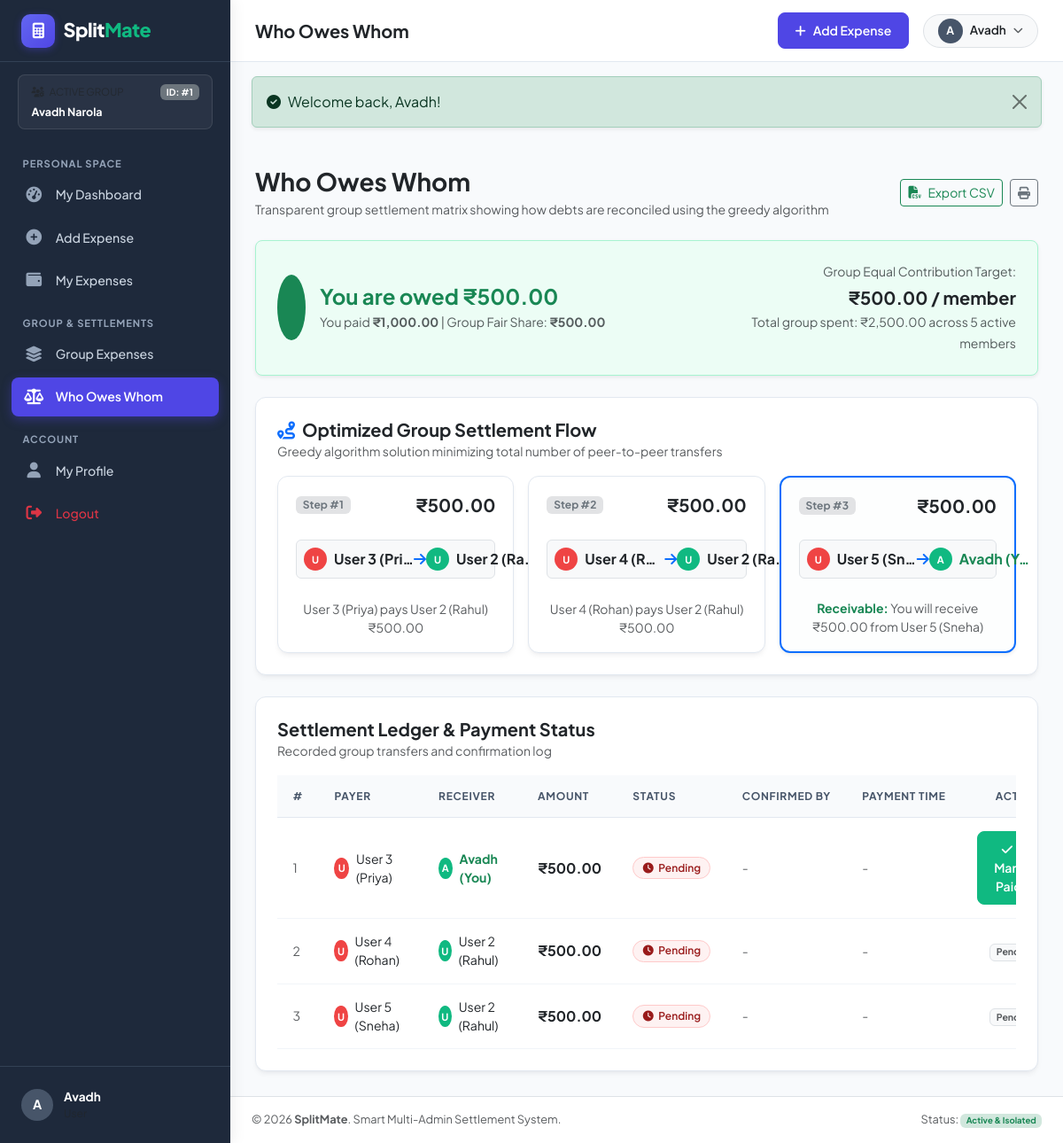
Screenshot of /user/settlements.php (signed in) with the database file from the repository.
### tables this page shows
CREATE TABLE `users` (
    `user_id` INT AUTO_INCREMENT PRIMARY KEY,
    `admin_id` INT NOT NULL,
    `full_name` VARCHAR(100) NOT NULL,
    `email` VARCHAR(150) NOT NULL UNIQUE,
    `phone` VARCHAR(20) NOT NULL,
    `password` VARCHAR(255) NOT NULL,
    `status` ENUM('active', 'inactive') DEFAULT 'active',
    `email_verified` TINYINT(1) DEFAULT 0,
    `created_at` TIMESTAMP DEFAULT CURRENT_TIMESTAMP,
    `updated_at` TIMESTAMP DEFAULT CURRENT_TIMESTAMP ON UPDATE CURRENT_TIMESTAMP,
    CONSTRAINT `fk_users_admin` FOREIGN KEY (`admin_id`) REFERENCES `admins` (`admin_id`) ON DELETE CASCADE
);

CREATE TABLE `settlements` (
    `settlement_id` INT AUTO_INCREMENT PRIMARY KEY,
    `admin_id` INT NOT NULL,
    `payer_id` INT NOT NULL,
    `receiver_id` INT NOT NULL,
    `amount` DECIMAL(12, 2) NOT NULL,
    `period_start` DATE NULL,
    `period_end` DATE NULL,
    `status` ENUM('pending', 'paid') DEFAULT 'pending',
    `paid_at` DATETIME NULL,
    `confirmed_by` VARCHAR(100) NULL,
    `payment_method` VARCHAR(50) NULL,
    `notes` TEXT NULL,
    `created_at` TIMESTAMP DEFAULT CURRENT_TIMESTAMP,
    `updated_at` TIMESTAMP DEFAULT CURRENT_TIMESTAMP ON UPDATE CURRENT_TIMESTAMP,
    INDEX `idx_settlement_admin` (`admin_id`),
    INDEX `idx_settlement_payer` (`payer_id`),
    INDEX `idx_settlement_receiver` (`receiver_id`),
    INDEX `idx_settlement_status` (`status`),
    CONSTRAINT `fk_settlements_admin` FOREIGN KEY (`admin_id`) REFERENCES `admins` (`admin_id`) ON DELETE CASCADE,
    CONSTRAINT `fk_settlements_payer` FOREIGN KEY (`payer_id`) REFERENCES `users` (`user_id`) ON DELETE CASCADE,
    CONSTRAINT `fk_settlements_receiver` FOREIGN KEY (`receiver_id`) REFERENCES `users` (`user_id`) ON DELETE CASCADE
);

### user/settlements.php (the view, shortened to what the rows shown need)
<?php
require_once __DIR__ . '/../includes/auth.php';
$userId  = current_user_id();
$adminId = current_admin_id();
$pdo = db();
$matrix = calculate_settlement_matrix($adminId);
$stmt = $pdo->prepare("
    SELECT s.*,
           p.full_name as payer_name, p.email as payer_email,
           r.full_name as receiver_name, r.email as receiver_email
    FROM settlements s
    JOIN users p ON s.payer_id = p.user_id
    JOIN users r ON s.receiver_id = r.user_id
    WHERE s.admin_id = ?
    ORDER BY (s.status = 'pending') DESC, s.created_at DESC
");
$stmt->execute([$adminId]);
$settlements = $stmt->fetchAll();
require_once __DIR__ . '/../includes/header.php';
?>
<div class="sm-card p-4 mb-4">
    <?php if (empty($matrix['settlement_instructions'])): ?>
        <div class="text-center py-4 text-muted">
            <i class="fa-solid fa-circle-check fs-2 text-success mb-2 d-block"></i>
            All accounts are fully settled. No pending debt transfers required!
        </div>
    <?php else: ?>
        <div class="row g-3">
            <?php foreach ($matrix['settlement_instructions'] as $idx => $inst): ?>
                <?php
                $isMePayer = ((int)$inst['payer_id'] === $userId);
                $isMeReceiver = ((int)$inst['receiver_id'] === $userId);
                $involvesMe = ($isMePayer || $isMeReceiver);
                ?>
                <div class="col-lg-4 col-md-6">
                    <div class="settle-card h-100 flex-column align-items-stretch <?= $involvesMe ? 'border-primary shadow-sm' : '' ?>" style="<?= $involvesMe ? 'background: #fdfefe; border-width: 2px;' : '' ?>">
                        <div class="d-flex justify-content-between align-items-center mb-2">
                            <span class="badge bg-secondary-subtle text-secondary small">Step #<?= $idx + 1 ?></span>
                            <span class="fw-bold fs-5 text-dark"><?= format_currency($inst['amount']) ?></span>
                        </div>
                        <div class="d-flex align-items-center justify-content-between my-2 p-2 bg-light rounded border">
                            <div class="d-flex align-items-center gap-2">
                                <div class="user-avatar-sm" style="background: #ef4444; width: 26px; height: 26px; font-size: 0.7rem;">
                                    <?= strtoupper(substr($inst['payer_name'], 0, 1)) ?>
                                </div>
                                <div class="fw-bold <?= $isMePayer ? 'text-danger' : 'text-dark' ?> text-truncate" style="max-width: 90px;">
                                    <?= e($inst['payer_name']) ?> <?= $isMePayer ? '(You)' : '' ?>
                                </div>
                            </div>
                            <div class="text-muted"><i class="fa-solid fa-arrow-right text-primary"></i></div>
                            <div class="d-flex align-items-center gap-2">
                                <div class="user-avatar-sm" style="background: #10b981; width: 26px; height: 26px; font-size: 0.7rem;">
                                    <?= strtoupper(substr($inst['receiver_name'], 0, 1)) ?>
                                </div>
                                <div class="fw-bold <?= $isMeReceiver ? 'text-success' : 'text-dark' ?> text-truncate" style="max-width: 90px;">
                                    <?= e($inst['receiver_name']) ?> <?= $isMeReceiver ? '(You)' : '' ?>
                                </div>
                            </div>
                        </div>
                        <div class="text-center mt-2 small text-muted">
                            <?php if ($isMePayer): ?>
                                <strong class="text-danger">Action required:</strong> Send <?= format_currency($inst['amount']) ?> to <?= e($inst['receiver_name']) ?>
                            <?php elseif ($isMeReceiver): ?>
                                <strong class="text-success">Receivable:</strong> You will receive <?= format_currency($inst['amount']) ?> from <?= e($inst['payer_name']) ?>
                            <?php else: ?>
                                <?= e($inst['payer_name']) ?> pays <?= e($inst['receiver_name']) ?> <?= format_currency($inst['amount']) ?>
                            <?php endif; ?>
                        </div>
                    </div>
                </div>
            <?php endforeach; ?>
        </div>
    <?php endif; ?>
</div>
<div class="sm-card p-4">
    <div class="table-responsive">
        <table class="table table-custom" id="userSettlementsTable">
            <thead>
                <tr>
                    <th style="width: 50px;">#</th>
                    <th>Payer</th>
                    <th>Receiver</th>
                    <th>Amount</th>
                    <th>Status</th>
                    <th>Confirmed By</th>
                    <th>Payment Time</th>
                    <th class="text-end no-export" style="width: 140px;">Action</th>
                </tr>
            </thead>
            <tbody>
                <?php if (empty($settlements)): ?>
                    <tr>
                        <td colspan="8" class="text-center py-4 text-muted">
                            No settlement entries recorded yet.
                        </td>
                    </tr>
                <?php else: ?>
                    <?php foreach ($settlements as $i => $row): ?>
                        <?php
                        $isMePayer = ((int)$row['payer_id'] === $userId);
                        $isMeReceiver = ((int)$row['receiver_id'] === $userId);
                        $canConfirm = ($isMePayer || $isMeReceiver);
                        $isPaid = ($row['status'] === 'paid');
                        ?>
                        <tr class="<?= ($canConfirm && !$isPaid) ? 'table-warning-subtle' : '' ?>">
                            <td class="text-muted small"><?= $i + 1 ?></td>
                            <td>
                                <div class="d-flex align-items-center gap-2">
                                    <div class="user-avatar-sm" style="background: #ef4444; width: 24px; height: 24px; font-size: 0.7rem;">
                                        <?= strtoupper(substr($row['payer_name'], 0, 1)) ?>
                                    </div>
                                    <span class="<?= $isMePayer ? 'fw-bold text-danger' : 'text-dark' ?>">
                                        <?= e($row['payer_name']) ?> <?= $isMePayer ? '(You)' : '' ?>
                                    </span>
                                </div>
                            </td>
                            <td>
                                <div class="d-flex align-items-center gap-2">
                                    <div class="user-avatar-sm" style="background: #10b981; width: 24px; height: 24px; font-size: 0.7rem;">
                                        <?= strtoupper(substr($row['receiver_name'], 0, 1)) ?>
                                    </div>
                                    <span class="<?= $isMeReceiver ? 'fw-bold text-success' : 'text-dark' ?>">
                                        <?= e($row['receiver_name']) ?> <?= $isMeReceiver ? '(You)' : '' ?>
                                    </span>
                                </div>
                            </td>
                            <td class="fw-bold text-dark fs-6"><?= format_currency($row['amount']) ?></td>
                            <td>
                                <?php if ($isPaid): ?>
                                    <span class="badge badge-custom badge-paid"><i class="fa-solid fa-check"></i> Paid</span>
                                <?php else: ?>
                                    <span class="badge badge-custom badge-pending"><i class="fa-solid fa-clock"></i> Pending</span>
                                <?php endif; ?>
                            </td>
                            <td>
                                <?= !empty($row['confirmed_by']) ? '<small class="fw-semibold text-dark">' . e($row['confirmed_by']) . '</small>' : '<span class="text-muted">-</span>' ?>
                            </td>
                            <td>
                                <?= !empty($row['paid_at']) ? format_date($row['paid_at']) . ' <small class="text-muted">' . format_time($row['paid_at']) . '</small>' : '<span class="text-muted">-</span>' ?>
                            </td>
                            <td class="text-end no-export">
                                <?php if (!$isPaid): ?>
                                    <?php if ($canConfirm): ?>
                                        <button type="button" class="btn btn-sm btn-success-custom" onclick="openMarkPaidModal(<?= (int)$row['settlement_id'] ?>, '<?= e(addslashes($row['payer_name'])) ?>', '<?= e(addslashes($row['receiver_name'])) ?>', '<?= format_currency($row['amount']) ?>')">
                                            <i class="fa-solid fa-check me-1"></i> Mark Paid
                                        </button>
                                    <?php else: ?>
                                        <span class="badge bg-light text-muted border">Pending</span>
                                    <?php endif; ?>
                                <?php else: ?>
                                    <span class="badge bg-light text-success border border-success-subtle">
                                        <i class="fa-solid fa-lock me-1"></i> Completed
                                    </span>
                                <?php endif; ?>
                            </td>
                        </tr>
                    <?php endforeach; ?>
                <?php endif; ?>
            </tbody>
        </table>
    </div>
</div>
<?php
require_once __DIR__ . '/../includes/footer.php';
?>

### includes/header.php (shortened to what the rows shown need)
<?php
require_once __DIR__ . '/auth.php';
$currentUser = current_user();
?>
<!DOCTYPE html>
<html lang="en">
<head>
    <link href="https://cdn.jsdelivr.net/npm/bootstrap@5.3.3/dist/css/bootstrap.min.css" rel="stylesheet">
    <link rel="stylesheet" href="https://cdnjs.cloudflare.com/ajax/libs/font-awesome/6.5.1/css/all.min.css">
    <link rel="stylesheet" href="<?= base_url('assets/css/style.css') ?>">
</head>
<body>
<div class="app-wrapper">
    <?php require_once __DIR__ . '/sidebar.php'; ?>
    <div class="app-main">
        <header class="app-topbar">
            <div class="d-flex align-items-center gap-3">
                <div class="dropdown">
                    <button class="btn btn-light btn-sm d-flex align-items-center gap-2 rounded-pill px-3 py-1 border" type="button" data-bs-toggle="dropdown" aria-expanded="false">
                        <div class="user-avatar-sm" style="width: 28px; height: 28px; font-size: 0.78rem;">
                            <?= strtoupper(substr($currentUser['name'] ?? 'U', 0, 1)) ?>
                        </div>
                        <span class="d-none d-sm-inline fw-semibold text-dark" style="font-size: 0.85rem;">
                            <?= e($currentUser['name'] ?? 'Account') ?>
                        </span>
                        <i class="fa-solid fa-chevron-down text-muted" style="font-size: 0.7rem;"></i>
                    </button>
                </div>
            </div>
        </header>
        <main class="app-content">

### includes/sidebar.php (shortened to what the rows shown need)
<?php
$role = current_role();
$user = current_user();
$adminId = current_admin_id();
$adminName = 'Admin Group';
if ($adminId > 0) {
    $stmt = db()->prepare("SELECT full_name FROM admins WHERE admin_id = ?");
    $stmt->execute([$adminId]);
    $adminRow = $stmt->fetch();
    if ($adminRow) {
        $adminName = $adminRow['full_name'];
    }
}
?>
<aside class="app-sidebar" id="appSidebar">
    <div class="sidebar-admin-badge">
        <div class="d-flex align-items-center justify-content-between text-muted mb-1" style="font-size: 0.72rem;">
            <span><i class="fa-solid fa-users-gear me-1"></i> ACTIVE GROUP</span>
            <span class="badge bg-secondary" style="font-size: 0.65rem;">ID: #<?= $adminId ?></span>
        </div>
        <div class="fw-bold text-white text-truncate" title="<?= e($adminName) ?>">
            <?= e($adminName) ?>
        </div>
    </div>
    <div class="sidebar-footer">
        <div class="user-profile-badge">
            <div class="user-avatar-sm">
                <?= strtoupper(substr($user['name'] ?? 'U', 0, 1)) ?>
            </div>
            <div class="overflow-hidden">
                <div class="fw-bold text-white text-truncate" style="font-size: 0.85rem;"><?= e($user['name'] ?? 'User') ?></div>
                <div class="text-muted text-capitalize" style="font-size: 0.75rem;"><?= e($role) ?></div>
            </div>
        </div>
    </div>
</aside>

### rows the page displays
users: full_name "A", full_name "Avadh"
settlements: amount "₹500.00", payer_name "U", payer_name "User 3 (Pri…", receiver.full_name "U", receiver.full_name "User 2 (Ra…", payer_name "User 3 (Priya)", receiver.full_name "User 2 (Rahul)", payer.full_name "U", payer.full_name "User 5 (Sn…", receiver_name "A", receiver_name "Avadh", shows "(Y…", payer.full_name "User 5 (Sneha)", status "pending" (drawn)
settlements: amount "₹500.00", payer.full_name "U", payer.full_name "User 4 (R…", receiver.full_name "U", receiver.full_name "User 2 (Ra…", payer.full_name "User 4 (Rohan)", receiver.full_name "User 2 (Rahul)", status "pending" (drawn)
settlements: payer.full_name "U", payer.full_name "User 3 (Priya)", receiver.full_name "A", receiver.full_name "Avadh", shows "(You)", amount "₹500.00", status "pending" (drawn)

### other values shown
$adminId "1"
$adminName "Avadh Narola"
$pageTitle "Who Owes Whom"
$flash['message'] "Welcome back, Avadh!"
format_currency($bal) "₹500.00"
format_currency($myBalance['total_spent']) "₹1,000.00"
format_currency($matrix['fair_share']) "₹500.00"
format_currency($matrix['total_group_expense']) "₹2,500.00"
$matrix['active_members_count'] "5"
